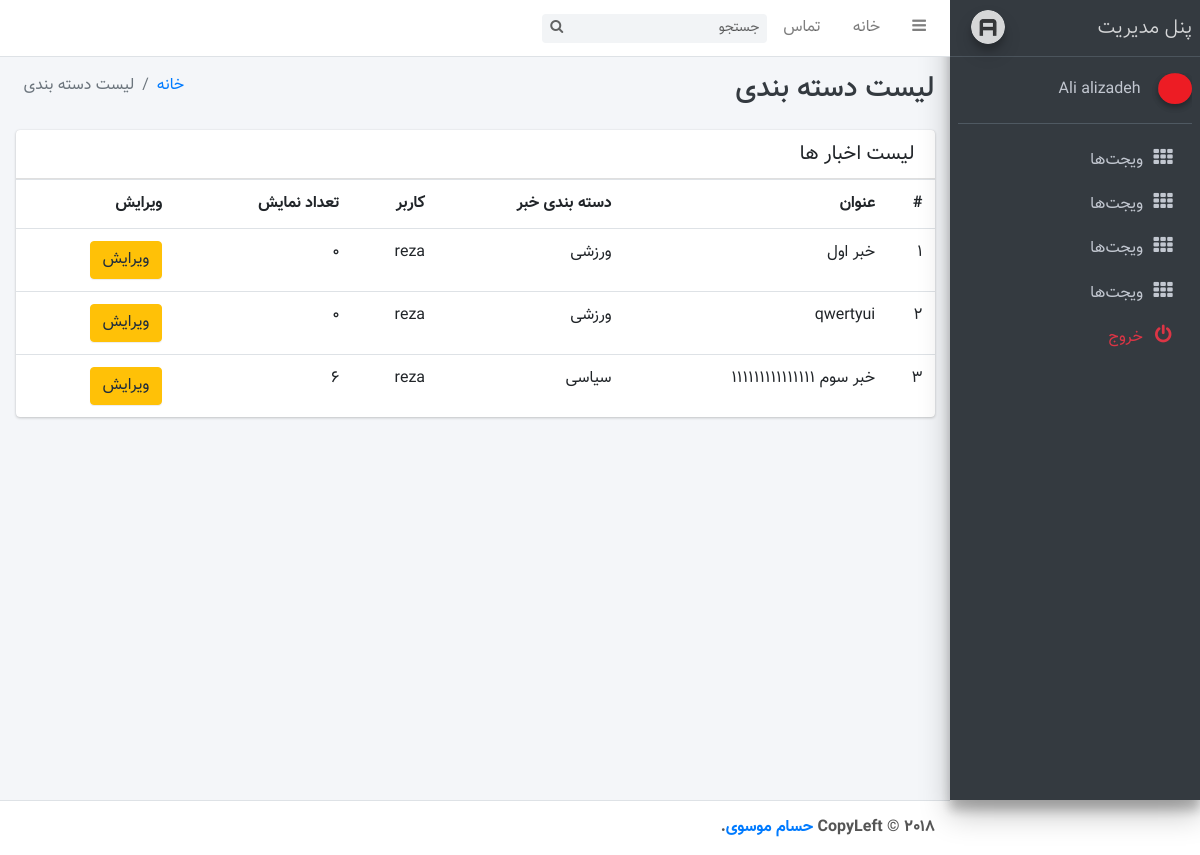
Screenshot of /panel/list-news/ (signed in) with the database file from the repository.
### Panel/models.py (models this page shows, shortened)
class Member(models.Model):
    name = models.CharField(max_length=100, default="ادمین", help_text="اسم ادمین")
    email = models.CharField(max_length=100, default="", help_text="ایمیل ادمین")
    phone = models.CharField(max_length=20, default="0", help_text="شماره موبایل ادمین")
    profile = models.ImageField(upload_to="adminProfile//%Y/%m/%d/%H/%m/%s", default="adminProfile/default.jpg",
                                help_text="عکس ادمین")
    password = models.TextField(default="", help_text="پسورد ادمین")

class News(models.Model):
    admin = models.ForeignKey(Member, on_delete=models.SET_NULL, null=True, blank=True, default="")
    category = models.ForeignKey(Category, on_delete=models.CASCADE, default="")
    title = models.CharField(max_length=100, default="")
    date = models.DateTimeField(default=timezone.now)
    seenCount = models.IntegerField(default=0)
    text = models.TextField(default="")

class Category(models.Model):
    title = models.CharField(max_length=100, default="")
    news_count = models.IntegerField(default=0)

### Panel/views.py (the view)
# urls.py: path('list-news/', views.list_news, name='panel_list_news'),
def list_news(request):
    id = request.session["member_id"]
    if not id:
        return HttpResponseRedirect("/panel/login/")
    context = {}
    context.update({"Member": Member.objects.get(id=id)})
    context.update({"News": News.objects.all()})
    return render(request, "list-news.html", context)

### Panel/templates/list-news.html (shortened to what this page needs)
<!DOCTYPE html>
<html>
<head>
    {% load static%}
    <link rel="stylesheet" href="{% static 'plugins/font-awesome/css/font-awesome.min.css' %}">
    <link rel="stylesheet" href="https://code.ionicframework.com/ionicons/2.0.1/css/ionicons.min.css">
    <link rel="stylesheet" href="{% static 'dist/css/adminlte.min.css' %}">
    <link rel="stylesheet" href="{% static 'plugins/iCheck/flat/blue.css' %}">
    <link rel="stylesheet" href="{% static 'plugins/morris/morris.css' %}">
    <link rel="stylesheet" href="{% static 'plugins/jvectormap/jquery-jvectormap-1.2.2.css' %}">
    <link rel="stylesheet" href="{% static 'plugins/datepicker/datepicker3.css' %}">
    <link rel="stylesheet" href="{% static 'plugins/daterangepicker/daterangepicker-bs3.css' %}">
    <link rel="stylesheet" href="{% static 'plugins/bootstrap-wysihtml5/bootstrap3-wysihtml5.min.css"
    ' %}">
    <link rel="stylesheet" href="{% static 'dist/css/bootstrap-rtl.min.css' %}">
    <link rel="stylesheet" href="{% static 'dist/css/custom-style.css' %}">
</head>
<body class="hold-transition sidebar-mini">
<div class="wrapper">
    <nav class="main-header navbar navbar-expand bg-white navbar-light border-bottom">
        <ul class="navbar-nav">
            <li class="nav-item">
                <a class="nav-link" data-widget="pushmenu" href="#"><i class="fa fa-bars"></i></a>
            </li>
            <li class="nav-item d-none d-sm-inline-block">
                <a href="index3.html" class="nav-link">خانه</a>
            </li>
            <li class="nav-item d-none d-sm-inline-block">
                <a href="#" class="nav-link">تماس</a>
            </li>
        </ul>
        <form class="form-inline ml-3">
            <div class="input-group input-group-sm">
                <input class="form-control form-control-navbar" type="search" placeholder="جستجو" aria-label="Search">
                <div class="input-group-append">
                    <button class="btn btn-navbar" type="submit">
                        <i class="fa fa-search"></i>
                    </button>
                </div>
            </div>
        </form>
    </nav>
    <aside class="main-sidebar sidebar-dark-primary elevation-4">
        <a href="index3.html" class="brand-link">
            <img src="{% static 'dist/img/AdminLTELogo.png' %}" alt="AdminLTE Logo"
                 class="brand-image img-circle elevation-3"
                 style="opacity: .8">
            <span class="brand-text font-weight-light">پنل مدیریت</span>
        </a>
        <div class="sidebar" style="direction: ltr">
            <div style="direction: rtl">
                <div class="user-panel mt-3 pb-3 mb-3 d-flex">
                    <div class="image">
                        <img src="{{ Member.profile.url}}"
                             class="img-circle elevation-2" alt="User Image">
                    </div>
                    <div class="info">
                        <a href="#" class="d-block">{{ Member.name }}</a>
                    </div>
                </div>
                <nav class="mt-2">
                    <ul class="nav nav-pills nav-sidebar flex-column" data-widget="treeview" role="menu"
                        data-accordion="false">
                        <li class="nav-item">
                            <a href="#" class="nav-link">
                                <i class="nav-icon fa fa-th"></i>
                                <p>
                                    ویجت‌ها
                                </p>
                            </a>
                        </li>
                        <li class="nav-item">
                            <a href="#" class="nav-link">
                                <i class="nav-icon fa fa-th"></i>
                                <p>
                                    ویجت‌ها
                                </p>
                            </a>
                        </li>
                        <li class="nav-item">
                            <a href="#" class="nav-link">
                                <i class="nav-icon fa fa-th"></i>
                                <p>
                                    ویجت‌ها
                                </p>
                            </a>
                        </li>
                        <li class="nav-item">
                            <a href="#" class="nav-link">
                                <i class="nav-icon fa fa-th"></i>
                                <p>
                                    ویجت‌ها
                                </p>
                            </a>
                        </li>
                        <li class="nav-item">
                            <a href="/panel/logout/" class="nav-link">
                                <i class="nav-icon fa fa-power-off text-danger"></i>
                                <p class="text-danger">
                                    خروج
                                </p>
                            </a>
                        </li>
                    </ul>
                </nav>
            </div>
        </div>
    </aside>
    <div class="content-wrapper">
        <div class="content-header">
            <div class="container-fluid">
                <div class="row mb-2">
                    <div class="col-sm-6">
                        <h1 class="m-0 text-dark">لیست دسته بندی</h1>
                    </div>
                    <div class="col-sm-6">
                        <ol class="breadcrumb float-sm-left">
                            <li class="breadcrumb-item"><a href="#">خانه</a></li>
                            <li class="breadcrumb-item active">لیست دسته بندی</li>
                        </ol>
                    </div>
                </div>
            </div>
        </div>
        <section class="content">
            <div class="container-fluid">
                <div class="card">
                    <div class="card-header">
                        <h3 class="card-title">لیست اخبار ها </h3>
                    </div>
                    <div class="card-body p-0">
                        <table class="table table-condensed">
                            <tbody>
                            <tr>
                                <th style="width: 10px">#</th>
                                <th>عنوان</th>
                                <th>دسته بندی خبر</th>
                                <th>کاربر</th>
                                <th>تعداد نمایش</th>
                                <th>ویرایش</th>
                            </tr>
                            {% for new in News %}
                            <tr>
                                <td>{{new.id}}</td>
                                <td>{{ new.title}}</td>
                                <td>{{ new.category.title}}</td>
                                <td>{{ new.admin.name}}</td>
                                <td>{{ new.seenCount}}</td>
                                <td><a href="/panel/edit-news/{{new.id}}/">
                                    <button class="btn btn-warning">ویرایش</button>
                                </a></td>
                            </tr>
                            {% endfor %}
                            </tbody>
                        </table>
                    </div>
                </div>
            </div>
        </section>
    </div>
    <footer class="main-footer">
        <strong>CopyLeft &copy; 2018 <a href="http://github.com/hesammousavi/">حسام موسوی</a>.</strong>
    </footer>
</div>
</body>
</html>

### rows the page displays
Member: profile (picture), name "Ali alizadeh"
News: id "۱", title "خبر اول", category "ورزشی", admin.name "reza", seenCount "۰"
News: id "۲", title "qwertyui", category "ورزشی", admin.name "reza", seenCount "۰"
News: id "۳", title "خبر سوم ۱۱۱۱۱۱۱۱۱۱۱۱۱۱۱", category "سیاسی", admin.name "reza", seenCount "۶"
